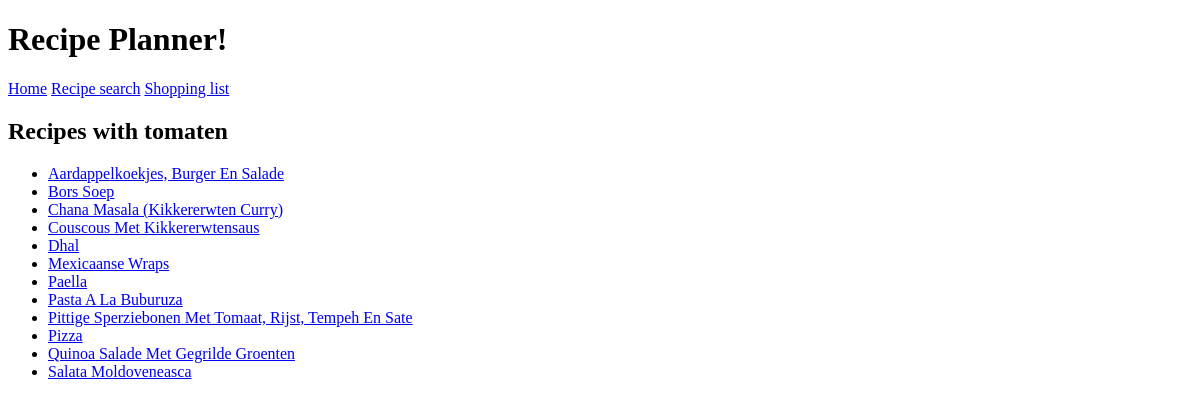
/recipe_planner/58, run on an earlier commit of the app's database.
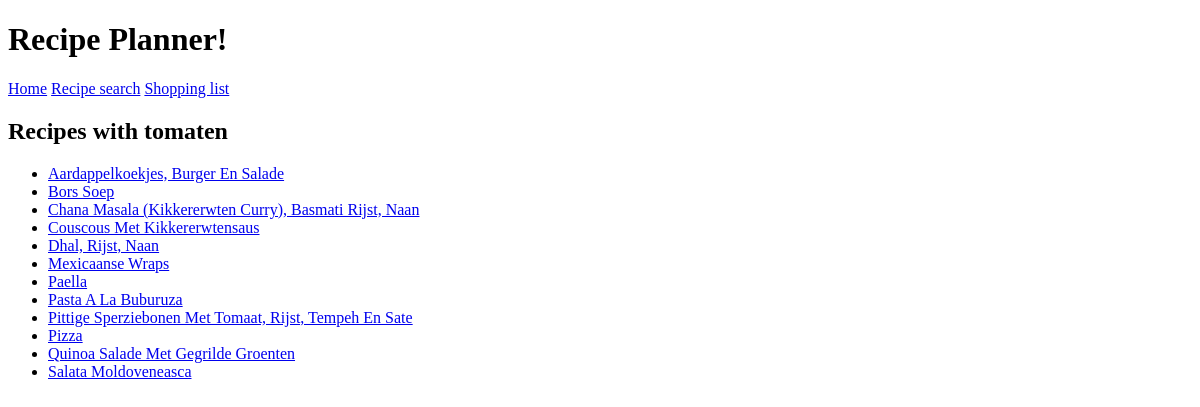
And on a later commit of the database.
### recipe_planner/models.py (models this page shows, shortened)
class Recipe(models.Model):
	name = models.CharField(max_length=255)
	ingredients = models.ManyToManyField(Ingredient)
	last_in_menu = models.DateField('Last time this recipe was on menu', blank=True)
	quisine = models.CharField(max_length=255)
	class Meta:
		ordering = ('name',)

### recipe_planner/views.py (the view)
# urls.py: path('<int:pk>', views.IngredientDetailView.as_view(), name='ingredient_detail'),
class IngredientDetailView(generic.DetailView):
	model = Ingredient
	template_name = 'recipe_planner/ingredient_detail.html'

### recipe_planner/templates/recipe_planner/ingredient_detail.html
{% extends 'recipe_planner/base.html' %}
{% block content %}
<h2>Recipes with {{ ingredient.name }} </h2>
<ul>
{% for recipe in ingredient.recipe_set.all %}
    <li><a href="{% url 'recipe_planner:detail' recipe.id %}">{{ recipe.name|title }}</a></li>
{% endfor %}
</ul>
{% endblock %}

What changed in the data, as far as the page shows it:
changed Recipe: name "Chana Masala (Kikkererwten Curry)" → "Chana Masala (Kikkererwten Curry), Basmati Rijst, Naan"
changed Recipe: name "Dhal" → "Dhal, Rijst, Naan"
